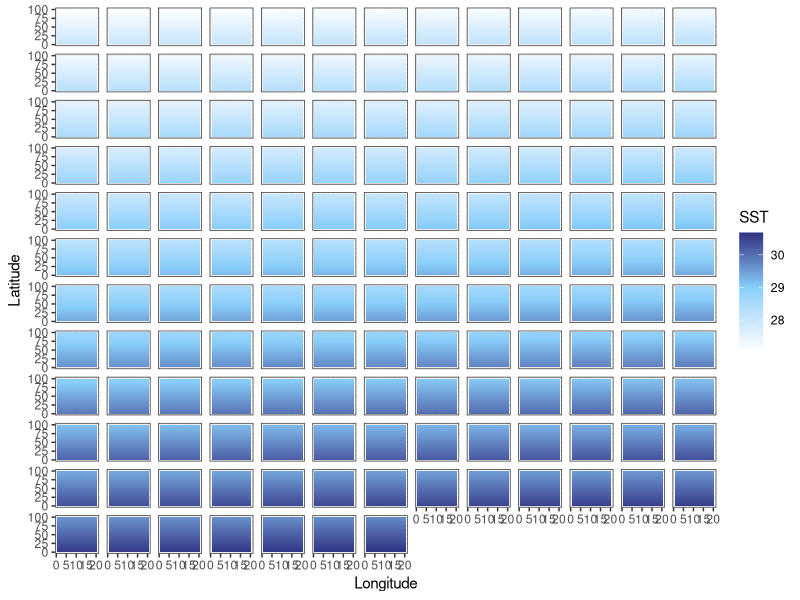
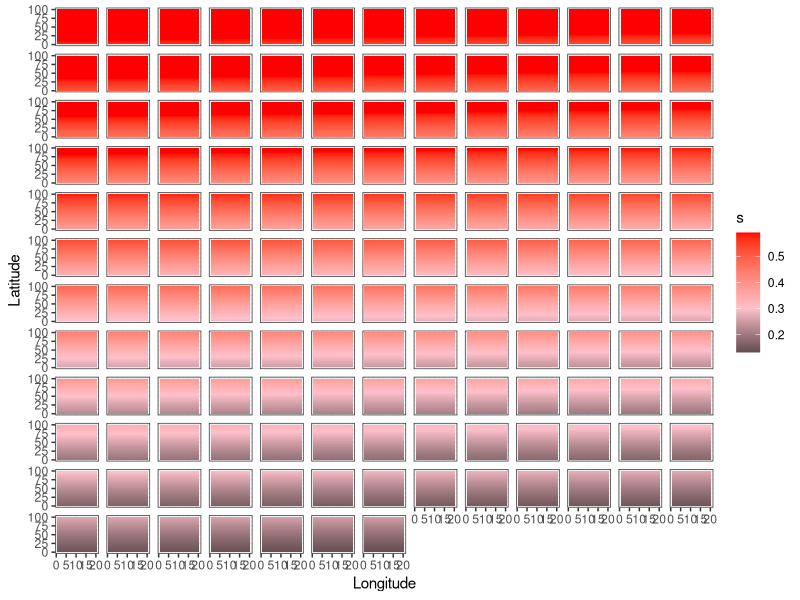
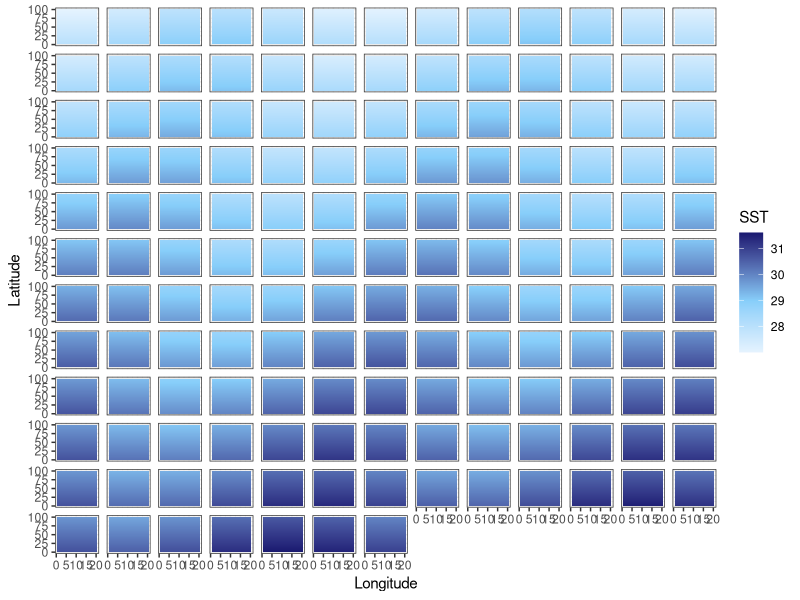
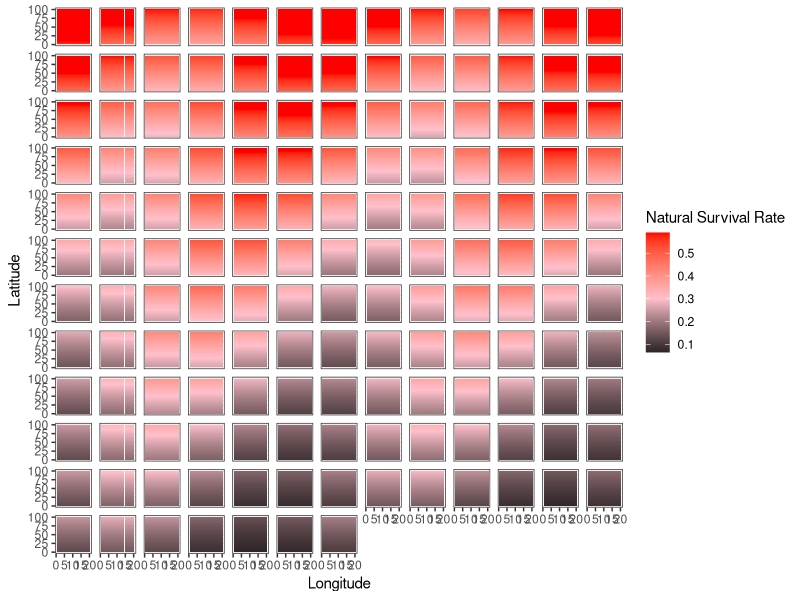
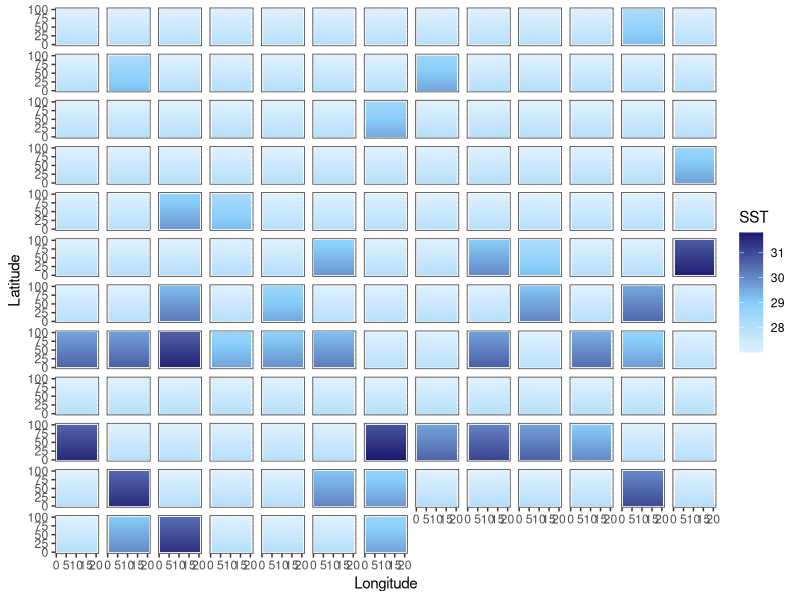
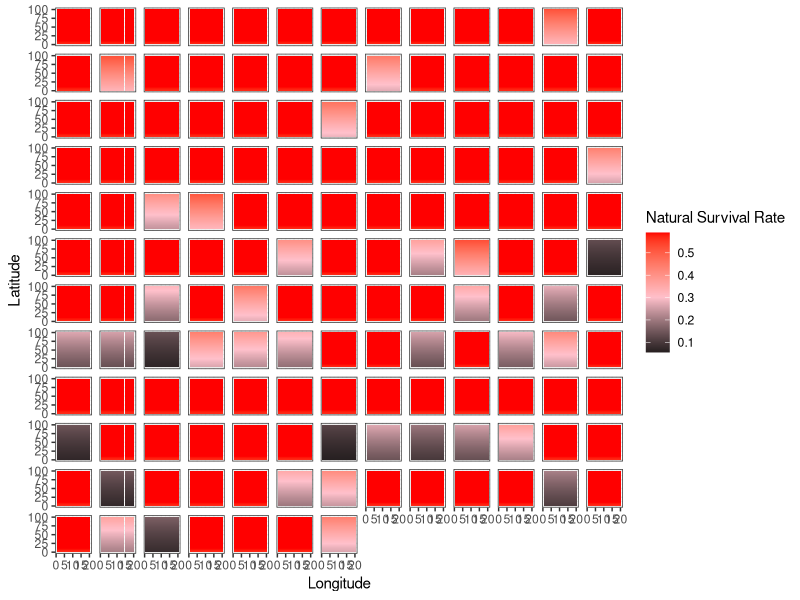

Reproduce these figures in R, in order.
library(tidyverse)
library(here)

addTaskCallback(function(...) {set.seed(42);TRUE})
options(warn=-1)

years = 150
NS.patches = 100
EW.patches = 20
opt.temp = 25

calc_temp_mortality <- function(SST, opt.temp, temp.range, s) {
  nat.m = array(0, c(nrow(SST), ncol(SST)))
  m = 1 - exp((-(SST[,] - opt.temp)^2)/(temp.range^2)) # temperature based mortality function from Walsworth et al.
  m = 1 - m
  nat.m = ifelse(m > s, s, m)
  return(nat.m)
}

# 0.3678794 29
# 0.2096114 30
# 0.1053992 31
# 0.0467706 32
# 0.0183156 33


### UNCOMMENT FOR CONSTANT MEAN SHIFT SST
SST.patches.mean <- array(0, c(NS.patches, EW.patches, years))
start_SST = (opt.temp + 2) + NS.patches*0.01

for (i in 1:years) {
  SST = start_SST
  for (lat in 1:NS.patches) {
    SST.patches.mean[lat,,i] = SST
    SST = SST - 0.01
  }
  start_SST = start_SST + 0.018
}

### UNCOMMENT FOR ENSO VARIABLE MEAN SST
SST.patches.enso <- array(0, c(NS.patches, EW.patches, years))
start_SST = (opt.temp + 2) + NS.patches*0.01

t=seq(1,years,1)
enso.value = 0.5*sin(t) + 0.018

for (i in 1:years) {
  SST = start_SST
  for (lat in 1:NS.patches) {
    SST.patches.enso[lat,,i] = SST
    SST = SST - 0.01
  }
  start_SST = start_SST + enso.value[i]
}

### UNCOMMENT FOR SHOCK SST CHANGES
SST.patches.shock <- array(0, c(NS.patches, EW.patches, years))
start_SST = (opt.temp + 2) + NS.patches*0.01

for (i in 1:years) {
  heat_prob = runif(1, 0, 1)
  if ((i < 75 & heat_prob < 0.1) | (i >= 75 & heat_prob < 0.35)) {
    intensity <- runif(1, 1, ifelse(i < 75, 2, 4))
    SST = start_SST + intensity
  } else {
    SST = start_SST
  }
  for (lat in 1:NS.patches) {
    SST.patches.shock[lat,,i] = SST
    SST = SST - 0.01
  }
}

output_df_mean = data.frame() #create dataframe to hold results
output_df_enso = data.frame()
output_df_shock = data.frame()


# Mean --------------------------------------------------------------------

for(b in 1:years) {
  SSTdf_mean = SST.patches.mean[,,b] %>% 
    as.data.frame() 
  
  SSTdf_mean$lat = c(1:NS.patches)
  SSTdf_mean$year = paste0(b)
  
  output_df_mean = bind_rows(output_df_mean, SSTdf_mean)
}

SSTdf_mean = output_df_mean %>% 
  pivot_longer(V1:V20,
               names_to = "lon",
               values_to = "sst") %>% 
  mutate(lon = case_when(
    lon == "V1" ~ 1,
    lon == "V2" ~ 2,
    lon == "V3" ~ 3,
    lon == "V4" ~ 4,
    lon == "V5" ~ 5,
    lon == "V6" ~ 6,
    lon == "V7" ~ 7,
    lon == "V8" ~ 8,
    lon == "V9" ~ 9,
    lon == "V10" ~ 10,
    lon == "V11" ~ 11,
    lon == "V12" ~ 12,
    lon == "V13" ~ 13,
    lon == "V14" ~ 14,
    lon == "V15" ~ 15,
    lon == "V16" ~ 16,
    lon == "V17" ~ 17,
    lon == "V18" ~ 18,
    lon == "V19" ~ 19,
    lon == "V20" ~ 20
    )) %>% 
  mutate(year = as.numeric(year))

mt = ggplot(SSTdf_mean, aes(lon, lat, fill = sst)) +
  geom_tile() +
  labs(x = "Longitude", y = "Latitude", fill = "SST") +
  theme_bw() +
  scale_fill_gradient2(low = "white", high = "midnightblue", mid = "lightskyblue", midpoint = 29) +
  facet_wrap(~year) + 
  theme(
    strip.background = element_blank(),
    strip.text.x = element_blank())

SSTdf_mean = SSTdf_mean %>% 
  mutate(mortality = 1 - (1 - exp((-(sst - 25)^2)/(4^2)))) %>% 
  mutate(survival = ifelse(mortality > 0.59, 0.59, mortality))

mm = ggplot(SSTdf_mean, aes(lon, lat, fill = survival)) +
  geom_tile() +
  labs(x = "Longitude", y = "Latitude", fill = "s") +
  theme_bw() +
  scale_fill_gradient2(low = "black", high = "red", mid = "pink", midpoint = .3) +
  facet_wrap(~year) + 
  theme(
    strip.background = element_blank(),
    strip.text.x = element_blank())

# ENSO --------------------------------------------------------------------

for(b in 1:years) {
  SSTdf_enso = SST.patches.enso[,,b] %>% 
    as.data.frame() 
  
  SSTdf_enso$lat = c(1:NS.patches)
  SSTdf_enso$year = paste0(b)
  
  output_df_enso = bind_rows(output_df_enso, SSTdf_enso)
}

SSTdf_enso = output_df_enso %>% 
  pivot_longer(V1:V20,
               names_to = "lon",
               values_to = "sst") %>% 
  mutate(lon = case_when(
    lon == "V1" ~ 1,
    lon == "V2" ~ 2,
    lon == "V3" ~ 3,
    lon == "V4" ~ 4,
    lon == "V5" ~ 5,
    lon == "V6" ~ 6,
    lon == "V7" ~ 7,
    lon == "V8" ~ 8,
    lon == "V9" ~ 9,
    lon == "V10" ~ 10,
    lon == "V11" ~ 11,
    lon == "V12" ~ 12,
    lon == "V13" ~ 13,
    lon == "V14" ~ 14,
    lon == "V15" ~ 15,
    lon == "V16" ~ 16,
    lon == "V17" ~ 17,
    lon == "V18" ~ 18,
    lon == "V19" ~ 19,
    lon == "V20" ~ 20
  )) %>% 
  mutate(year = as.numeric(year))

et = ggplot(SSTdf_enso, aes(lon, lat, fill = sst)) +
  geom_tile() +
  labs(x = "Longitude", y = "Latitude", fill = "SST") +
  theme_bw() +
  scale_fill_gradient2(low = "white", high = "midnightblue", mid = "lightskyblue", midpoint = 29) +
  facet_wrap(~year) + 
  theme(
    strip.background = element_blank(),
    strip.text.x = element_blank())

SSTdf_enso = SSTdf_enso %>% 
  mutate(mortality = 1 - (1 - exp((-(sst - 25)^2)/(4^2)))) %>% 
  mutate(survival = ifelse(mortality > 0.59, 0.59, mortality))

em = ggplot(SSTdf_enso, aes(lon, lat, fill = survival)) +
  geom_tile() +
  labs(x = "Longitude", y = "Latitude", fill = "Natural Survival Rate") +
  theme_bw() +
  scale_fill_gradient2(low = "black", high = "red", mid = "pink", midpoint = .3) +
  facet_wrap(~year) + 
  theme(
    strip.background = element_blank(),
    strip.text.x = element_blank())

# shock -------------------------------------------------------------------

for(b in 1:years) {
  SSTdf_shock = SST.patches.shock[,,b] %>% 
    as.data.frame() 
  
  SSTdf_shock$lat = c(1:NS.patches)
  SSTdf_shock$year = paste0(b)
  
  output_df_shock = bind_rows(output_df_shock, SSTdf_shock)
}

SSTdf_shock = output_df_shock %>% 
  pivot_longer(V1:V20,
               names_to = "lon",
               values_to = "sst") %>% 
  mutate(lon = case_when(
    lon == "V1" ~ 1,
    lon == "V2" ~ 2,
    lon == "V3" ~ 3,
    lon == "V4" ~ 4,
    lon == "V5" ~ 5,
    lon == "V6" ~ 6,
    lon == "V7" ~ 7,
    lon == "V8" ~ 8,
    lon == "V9" ~ 9,
    lon == "V10" ~ 10,
    lon == "V11" ~ 11,
    lon == "V12" ~ 12,
    lon == "V13" ~ 13,
    lon == "V14" ~ 14,
    lon == "V15" ~ 15,
    lon == "V16" ~ 16,
    lon == "V17" ~ 17,
    lon == "V18" ~ 18,
    lon == "V19" ~ 19,
    lon == "V20" ~ 20
  )) %>% 
  mutate(year = as.numeric(year))

st = ggplot(SSTdf_shock, aes(lon, lat, fill = sst)) +
  geom_tile() +
  labs(x = "Longitude", y = "Latitude", fill = "SST") +
  theme_bw() +
  scale_fill_gradient2(low = "white", high = "midnightblue", mid = "lightskyblue", midpoint = 29) +
  facet_wrap(~year) + 
  theme(
    strip.background = element_blank(),
    strip.text.x = element_blank())

SSTdf_shock = SSTdf_shock %>% 
  mutate(mortality = 1 - (1 - exp((-(sst - 25)^2)/(4^2)))) %>% 
  mutate(survival = ifelse(mortality > 0.59, 0.59, mortality))

sm = ggplot(SSTdf_shock, aes(lon, lat, fill = survival)) +
  geom_tile() +
  labs(x = "Longitude", y = "Latitude", fill = "Natural Survival Rate") +
  theme_bw() +
  scale_fill_gradient2(low = "black", high = "red", mid = "pink", midpoint = .3) +
  facet_wrap(~year) + 
  theme(
    strip.background = element_blank(),
    strip.text.x = element_blank())

ggsave(mt, file=paste0("mean_temp.pdf"), path = here("figs", "climate"), height = 10, width = 15)
ggsave(mm, file=paste0("mean_mortality.pdf"), path = here("figs", "climate"), height = 10, width = 15)
ggsave(et, file=paste0("enso_temp.pdf"), path = here("figs", "climate"), height = 10, width = 15)
ggsave(em, file=paste0("enso_mortality.pdf"), path = here("figs", "climate"), height = 10, width = 15)
ggsave(st, file=paste0("shock_temp.pdf"), path = here("figs", "climate"), height = 10, width = 15)
ggsave(sm, file=paste0("shock_mortality.pdf"), path = here("figs", "climate"), height = 10, width = 15)
